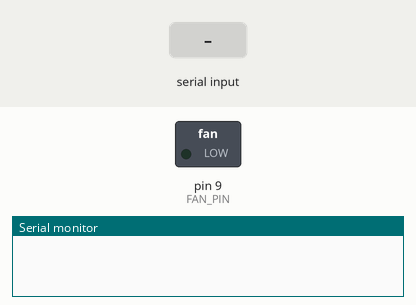
Recording of a sketch running on a simulated Arduino Uno, built with avr-gcc and run on an emulated ATmega328P. On the bench: switched loads named in the sketch (green lamp = pin HIGH), the last lines printed to the serial monitor. Inputs (shaded band) come from the test bench.

Above: at 1.2 s.
1.3 s: "90,45\n" received over Serial
At 2.8 s:
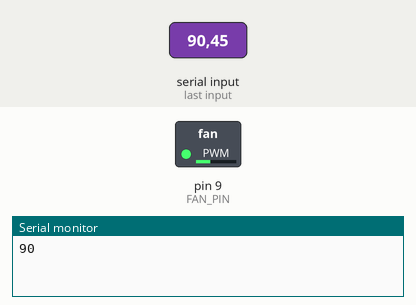
4.3 s: "30,150\n" received over Serial
At 5.9 s:
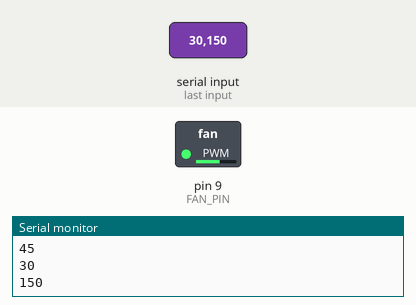
6.8 s: "200\n" received over Serial
At 7.1 s:
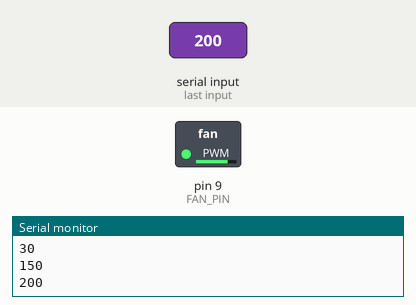
8.3 s: "90\n" received over Serial
At 9.4 s:
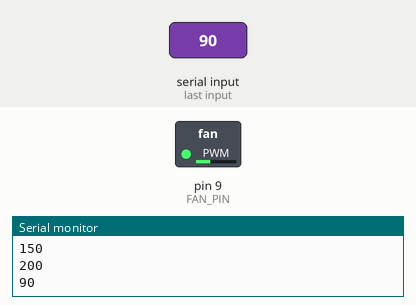
Timing chart, 0 to 10.8 s (numbered marks = the images above; inputs shaded):
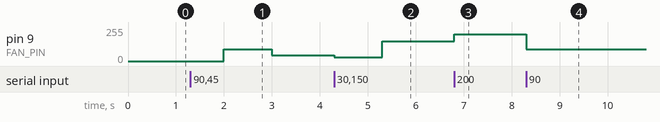

Measured:
- after the input at 1.3 s, pin 9 (FAN_PIN): 0/255 → 90/255 after 0.70 s, → 45/255 1.0 s later
- after the input at 4.3 s, pin 9 (FAN_PIN): 45/255 → 30/255 at once, → 150/255 1.0 s later
- after the input at 6.8 s, pin 9 (FAN_PIN): 150/255 → 200/255 at once
- after the input at 8.3 s, pin 9 (FAN_PIN): 200/255 → 90/255 at once

The sketch:

Control_With_Serial.ino
```cpp
#define FAN_PIN 9  // PWM pin connected to the fan control wire
#define PWM_MAX 255  // Maximum PWM value (255 for 8-bit PWM)

void setup() {
  // Initialize serial communication at 9600 baud
  Serial.begin(9600);

  // Initialize PWM pin for fan control
  pinMode(FAN_PIN, OUTPUT);

// Set Timer/Counter2 to Fast PWM mode with non-inverted output
  TCCR2A = (1 << WGM21) | (1 << WGM20) | (1 << COM2A1);

  // Set prescaler to 64
  TCCR2B = (1 << CS22);

}


void loop() {

int w = Serial.parseInt();
if (w>0) {
analogWrite(FAN_PIN, w);
Serial.println(w);
}

  delay(1000); // 5 seconds
}
```
